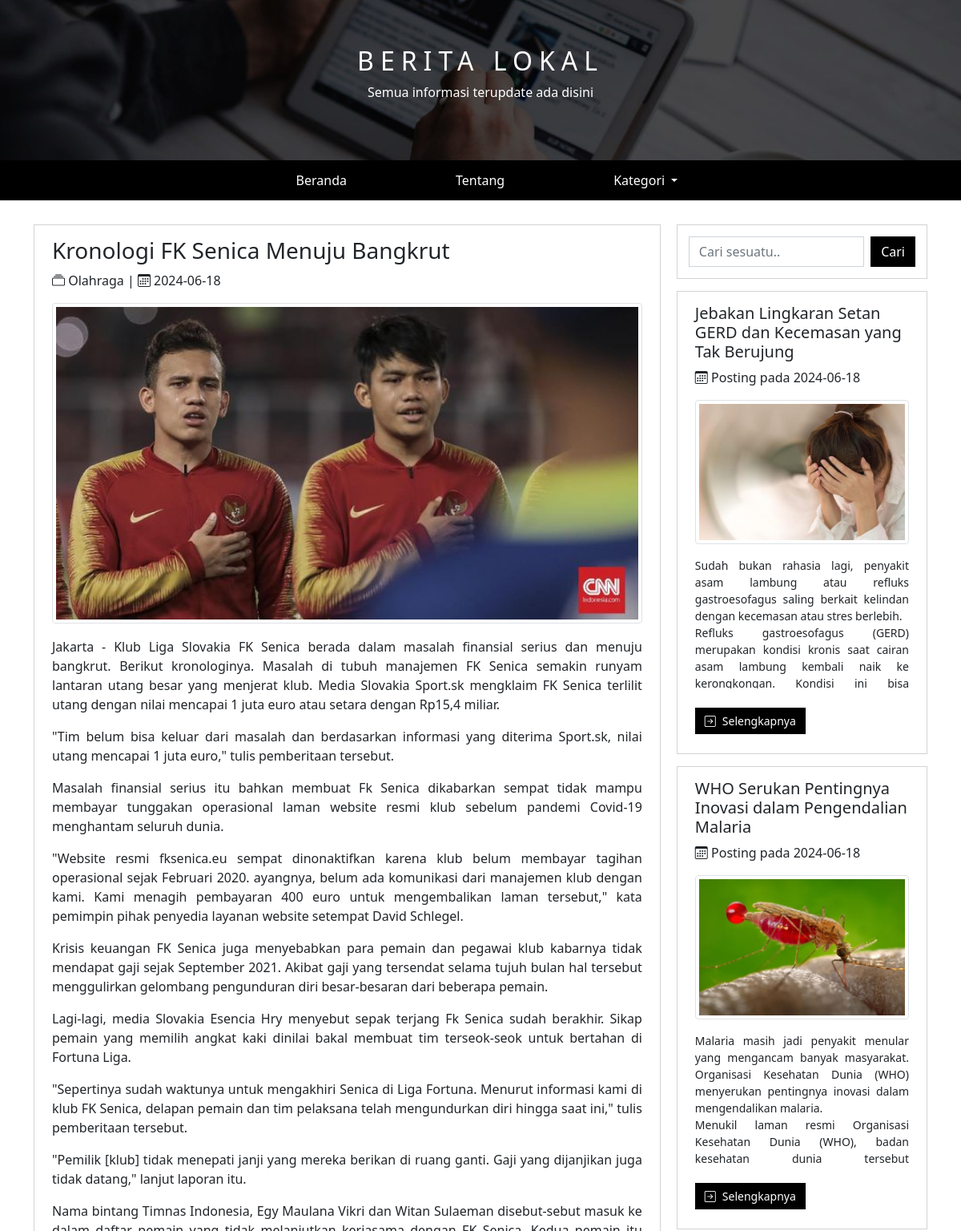
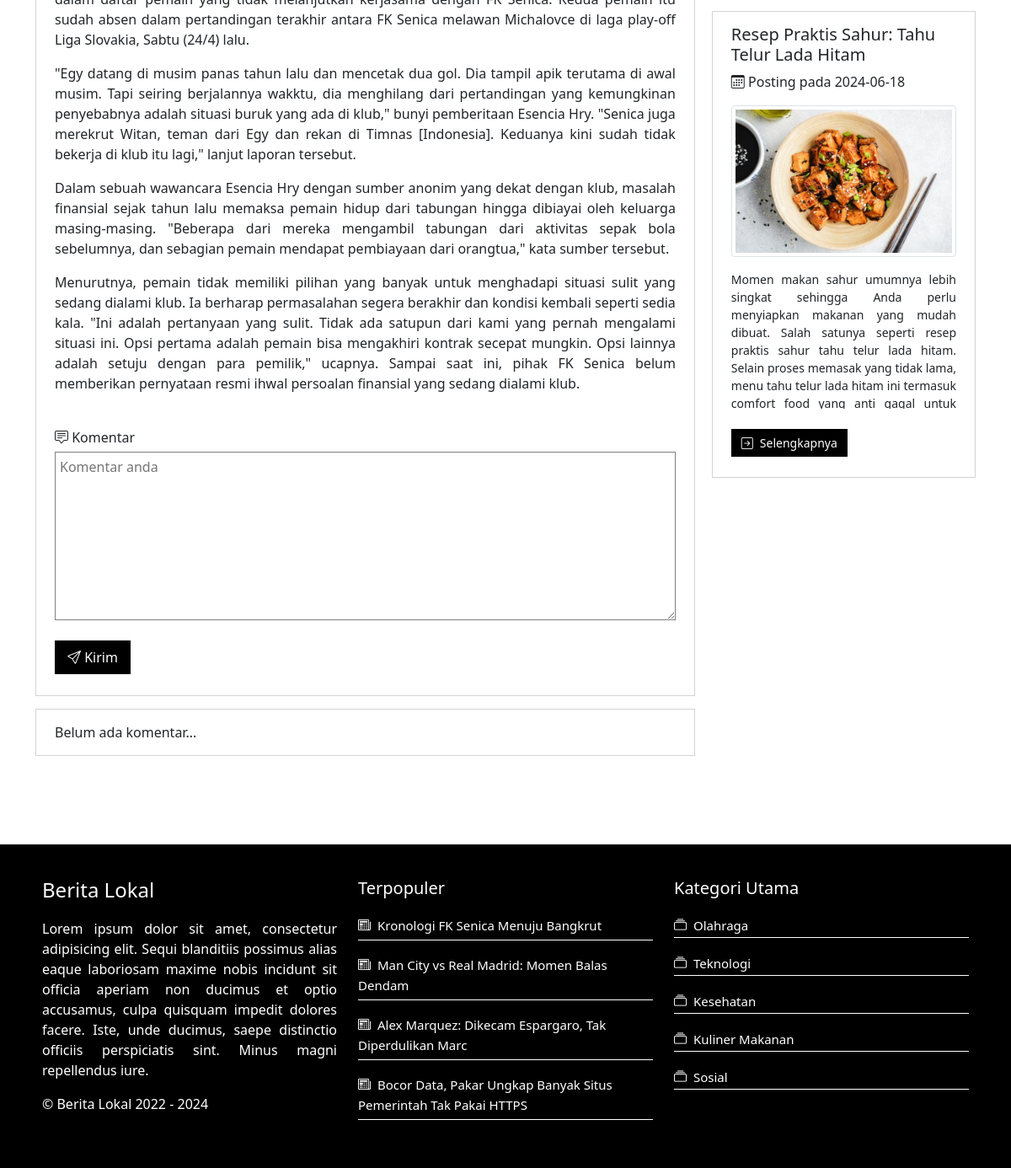
Screenshot of /index.php?id_artikel=1 with the database file from the repository (2 pictures, top to bottom).
### tables this page shows
CREATE TABLE `tb_post` (
  `id` int(20) NOT NULL,
  `judul_post` varchar(255) NOT NULL,
  `tanggal_post` date DEFAULT NULL,
  `thumbnail` varchar(255) NOT NULL,
  `artikel_post` longtext NOT NULL,
  `id_kategori` int(20) NOT NULL,
  `created_at` datetime DEFAULT NULL,
  `updated_at` datetime DEFAULT NULL
);

CREATE TABLE `tb_kategori` (
  `id` int(20) NOT NULL,
  `kategori` varchar(50) NOT NULL,
  `created_at` timestamp NULL DEFAULT NULL,
  `updated_at` timestamp NULL DEFAULT NULL
);

CREATE TABLE `tb_sidebar` (
  `id` int(20) NOT NULL,
  `id_sidepost` int(20) NOT NULL,
  `created_at` datetime NOT NULL
);

### pages/isi_artikel.php (the view, shortened to what this page needs)
<?php
    require 'dashboard/config/koneksi.php';
    $idArtikel = $_GET['id_artikel'];
    $sql = "SELECT tb_post.id, tb_post.judul_post, tb_post.tanggal_post, tb_post.thumbnail, tb_post.artikel_post,
    tb_post.id_kategori, tb_kategori.kategori, tb_post.created_at FROM tb_post INNER JOIN tb_kategori
    ON tb_post.id_kategori = tb_kategori.id WHERE tb_post.id = '$idArtikel'";
    $res = mysqli_query($koneksi, $sql);
    $data = mysqli_fetch_assoc($res);
    $jmlKomen = mysqli_affected_rows($koneksi);
?>
<div class="articel">
    <div class="title-articel">
        <h3><?= $data['judul_post']; ?></h3>
    </div>
    <div class="time-post">
        <p><i class="bi bi-collection"></i> <?= $data['kategori']; ?> | <i class="bi bi-calendar3"></i> <?= $data['tanggal_post']; ?></p>
    </div>
    <div>
        <img class="pict img-thumbnail" src="dashboard/thumbnail/<?= $data['thumbnail']; ?>" alt="thumbnail">
    </div>
    <div class="desc-isi-artikel">
        <?= $data['artikel_post']; ?>
    </div>
    <div class="Komentar">
        <label for="komentar"><i class="bi bi-chat-square-text"></i> Komentar</label>
        <form action="dashboard/config/proses_komentar.php?proses=tambah&id=<?= $data['id']; ?>" method="post">
            <textarea id="komentar" placeholder="Komentar anda" name="komentar" required></textarea>
            <button type="submit" class="submit-komen"><i class="bi bi-send"></i> Kirim</button>
        </form>
    </div>
</div>
<div class="articel-komentar">
    <?php
        if ($jmlKomen == 0) {
    ?>
        <span>Belum ada komentar...</span>
    <?php
        }
    ?>
</div>

### section/sidebar.php
<?php
    require 'dashboard/config/koneksi.php';
    $sql = "SELECT tb_sidebar.id, tb_sidebar.id_sidepost, tb_post.judul_post, tb_post.tanggal_post, tb_post.thumbnail,
    tb_post.artikel_post, tb_sidebar.created_at FROM tb_sidebar INNER JOIN tb_post ON tb_sidebar.id_sidepost = tb_post.id";
    $query = mysqli_query($koneksi, $sql);
    $jmlData = mysqli_affected_rows($koneksi);
?>
<div class="side-bar">
    <div class="search">
        <form class="d-flex" method="post">
            <input class="form-control me-2 rounded-0 " type="search" placeholder="Cari sesuatu.." aria-label="Search" name="cari">
            <button class="btn rounded-0 cari" type="submit" name="submit" style="background-color: black; color: white;">Cari</button>
        </form>
    </div>
    <?php
        if ($jmlData == 0) {
    ?>
        <div class="popular articel-post">
            <span>Sidebar artikel belum tersedia..</span>
        </div>
    <?php
        } else {
            while ($data = mysqli_fetch_assoc($query)) :
    ?>
        <div class="popular articel-post">
            <div class="title-articel-side">
                <h5><?= $data['judul_post']; ?></h5>
            </div>
            <div class="time-post">
                <p><i class="bi bi-calendar3"></i> Posting pada <?= $data['tanggal_post']; ?></p>
            </div>
            <div>
                <img class="pict img-thumbnail" src="dashboard/thumbnail/<?= $data['thumbnail']; ?>" alt="thumbnail">
            </div>
            <div class="desc">
                <div class="side-artikel-desc">
                    <p><?= $data['artikel_post']; ?></p>
                </div>
                <a href="index.php?id_artikel=<?= $data['id_sidepost']; ?>"><i class="bi bi-arrow-right-square me-2"></i>Selengkapnya</a>
            </div>
        </div>
    <?php
            endwhile;
        }
    ?>
</div>

### section/footer.php (shortened to what this page needs)
<?php
    require 'dashboard/config/koneksi.php';
    $sql = "SELECT * FROM tb_kategori LIMIT 0, 5";
    $res = mysqli_query($koneksi, $sql);
    $sql2 = "SELECT id, judul_post FROM tb_post LIMIT 0, 4";
    $res2 = mysqli_query($koneksi, $sql2);
    $jmlDataPost = mysqli_affected_rows($koneksi);
?>
<footer>
    <div class="foot-wrap">
        <div class="sect-1">
            <h4>Berita Lokal</h4>
            <p class="deskripsi">Lorem ipsum dolor sit amet, consectetur adipisicing elit. Sequi blanditiis possimus alias eaque laboriosam maxime nobis incidunt sit officia aperiam non ducimus et optio accusamus, culpa quisquam impedit dolores facere. Iste, unde ducimus, saepe distinctio officiis perspiciatis sint. Minus magni repellendus iure. </p>
            <p class="deskripsi">&copy; Berita Lokal 2022 - <?= date("Y"); ?></p>
        </div>
        <div class="sect-2">
            <h5>Terpopuler</h5>
            <?php
                if ($jmlDataPost == 0) {
            ?>
                <div>
                    Artikel belum tersedia..
                </div>
            <?php
                } else {
                    while ($data = mysqli_fetch_assoc($res2)) :
            ?>
                <div class="link">
                    <a href="index.php?id_artikel=<?= $data['id']; ?>">
                    <i class="bi bi-newspaper me-2"></i><?= $data['judul_post']; ?></a>
                </div>
            <?php
                    endwhile;
                }
            ?>
        </div>
        <div class="sect-3">
            <h5>Kategori Utama</h5>
            <?php
                if ($jmlDataPost == 0) {
            ?>
                <div>
                    Kategori belum tersedia..
                </div>
            <?php
                } else {
                    while ($data = mysqli_fetch_assoc($res)) :
            ?>
                <div class="link-cat">
                    <a href="index.php?kategori=<?= $data['kategori']; ?>"><i class="bi bi-collection me-2"></i><?= $data['kategori']; ?></a>
                </div>
            <?php
                    endwhile;
                }
            ?>
        </div>
    </div>
</footer>

### css/style.css (style rules this page uses)
* { margin: 0; padding: 0; }
.container .main .articel, .articel-komentar { padding: 15px 22px; margin-bottom: 15px; background-color: white; border: 1px solid lightgrey; }
.container .main .articel .desc-isi-artikel { margin: 17px 0 15px 0; }
.container .main .articel .pict { width: 100%; height: 400px; background-size: cover; object-fit: cover; }
.container .main .articel .Komentar { margin-top: 40px; padding: 0 0 10px 0; }
.container .main .articel .Komentar textarea { width: 100%; height: 200px; padding: 5px; margin-top: 5px; margin-bottom: 18px; border-color: grey; }
.container .main .articel .Komentar .submit-komen { background-color: black; padding: 8px 15px; text-decoration: none; color: white; transition: 0.1s; border: none; }
.container .side-bar { flex: 1; }
.container .side-bar .search { padding: 14px; background-color: white; margin-bottom: 15px; border: 1px solid lightgrey; }
.container .side-bar .popular { padding: 15px 22px; margin-bottom: 15px; background-color: white; border: 1px solid lightgrey; }
.container .side-bar .popular .desc { margin: 0 0 15px 0; text-align: justify; font-size: 14px; }
.container .side-bar .popular .side-artikel-desc { height: 180px; overflow: hidden; margin-bottom: 30px; }
.container .side-bar .popular .desc a { background-color: black; padding: 7px 12px; text-decoration: none; color: white; font-size: 14px; transition: 0.1s; }
.container .side-bar .articel-post .pict { width: 100%; height: 180px; background-size: cover; object-fit: cover; }
footer { background-color: black; color: white; padding: 40px 50px; margin-top: 80px; }
footer .foot-wrap { display: flex; justify-content: space-between; }
footer .sect-1, .sect-2, .sect-3 { width: 350px; }
footer h4 { margin-bottom: 20px; }
footer h5 { margin-bottom: 20px; }
footer a { color: white; text-decoration: none; font-size: 15px; }
footer .deskripsi { text-align: justify; }
footer .sect-2 .link { margin-bottom: 17px; border-bottom: 1px solid white; padding-bottom: 5px; }
footer .sect-3 .link-cat { margin-bottom: 18px; border-bottom: 1px solid white; padding-bottom: 2px; }

### rows the page displays
tb_post: judul_post "Kronologi FK Senica Menuju Bangkrut", id_kategori.kategori "Olahraga", tanggal_post "2024-06-18", thumbnail (picture), artikel_post "Jakarta - Klub Liga Slovakia FK Senica berada dalam masalah finansial serius dan menuju bangkrut. Berikut kronologinya. Masalah di tubuh manajemen FK Senica semakin runyam lantaran utang besar yang menjerat klub. Media Slovakia Sport.sk mengklaim FK Senica terlilit utang dengan nilai mencapai 1 juta euro atau setara dengan Rp15,4 miliar. \"Tim belum bisa keluar dari masalah dan berdasarkan informasi yang diterima Sport.sk, nilai utang mencapai 1 juta euro,\" tulis pemberitaan tersebut. Masalah finansial serius itu bahkan membuat Fk Senica dikabarkan sempat tidak mampu membayar tunggakan operasional laman website resmi klub sebelum pandemi Covid-19 menghantam seluruh dunia. \"Website resmi…"
tb_sidebar: id_sidepost.judul_post "Jebakan Lingkaran Setan GERD dan Kecemasan yang Tak Berujung", id_sidepost.tanggal_post "2024-06-18", id_sidepost.thumbnail (picture), id_sidepost.artikel_post "Sudah bukan rahasia lagi, penyakit asam lambung atau refluks gastroesofagus saling berkait kelindan dengan kecemasan atau stres berlebih. Refluks gastroesofagus (GERD) merupakan kondisi kronis saat cairan asam lambung kembali naik ke kerongkongan. Kondisi ini bisa…"
tb_sidebar: id_sidepost.judul_post "WHO Serukan Pentingnya Inovasi dalam Pengendalian Malaria", id_sidepost.tanggal_post "2024-06-18", id_sidepost.thumbnail (picture), id_sidepost.artikel_post "Malaria masih jadi penyakit menular yang mengancam banyak masyarakat. Organisasi Kesehatan Dunia (WHO) menyerukan pentingnya inovasi dalam mengendalikan malaria. Menukil laman resmi Organisasi Kesehatan Dunia (WHO), badan kesehatan dunia tersebut…"
tb_sidebar: id_sidepost.judul_post "Resep Praktis Sahur: Tahu Telur Lada Hitam", id_sidepost.tanggal_post "2024-06-18", id_sidepost.thumbnail (picture), id_sidepost.artikel_post "Momen makan sahur umumnya lebih singkat sehingga Anda perlu menyiapkan makanan yang mudah dibuat. Salah satunya seperti resep praktis sahur tahu telur lada hitam. Selain proses memasak yang tidak lama, menu tahu telur lada hitam ini termasuk comfort food yang anti gagal untuk…"
tb_post: judul_post "Man City vs Real Madrid: Momen Balas Dendam"
tb_post: judul_post "Alex Marquez: Dikecam Espargaro, Tak Diperdulikan Marc"
tb_post: judul_post "Bocor Data, Pakar Ungkap Banyak Situs Pemerintah Tak Pakai HTTPS"
tb_kategori: kategori "Olahraga"
tb_kategori: kategori "Teknologi"
tb_kategori: kategori "Kesehatan"
tb_kategori: kategori "Kuliner Makanan"
tb_kategori: kategori "Sosial"
